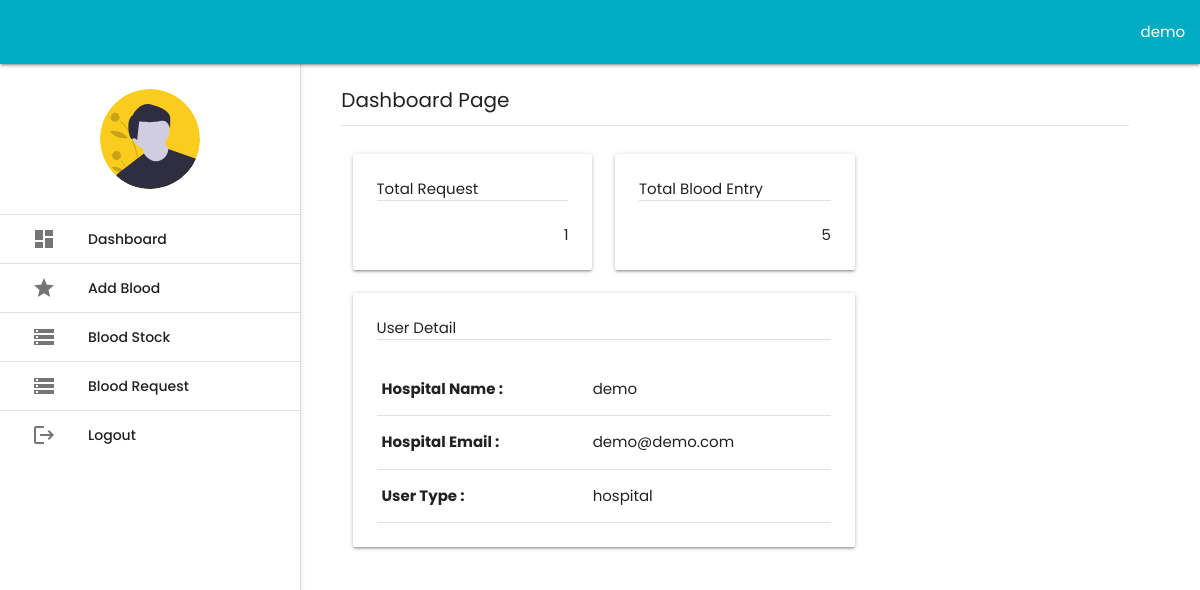
The app's page /hospital/home.php (signed in) with its own data.
### tables this page shows
CREATE TABLE `tbl_hospital` (
  `userID` int(11) NOT NULL,
  `hospitalName` varchar(100) NOT NULL,
  `userEmail` varchar(100) NOT NULL,
  `userPass` varchar(100) NOT NULL,
  `userType` varchar(100) NOT NULL,
  `userStatus` enum('Y','N') NOT NULL DEFAULT 'N',
  `tokenCode` varchar(100) NOT NULL
);

### hospital/php/handeler.php (called while the page is built, shortened)
<?php
class HOSPITAL
{
 private $conn;
 public function __construct()
 {
  $database = new Database();
  $db = $database->dbConnection();
  $this->conn = $db;
}
 public function runQuery($sql)
 {
  $stmt = $this->conn->prepare($sql);
  return $stmt;
 }
}

### hospital/home.php (the view, shortened to what this page needs)
<?php
require_once './php/handeler.php';
$user_home = new HOSPITAL();
$stmt = $user_home->runQuery("SELECT * FROM tbl_hospital WHERE userID=:uid");
$stmt->execute(array(":uid"=>$_SESSION['hospitalSession']));
$row = $stmt->fetch(PDO::FETCH_ASSOC);
$sql = $user_home->runQuery("SELECT * FROM blood_request");
$sql->execute();
$total_blood_request = $sql->rowCount();
$sql1 = $user_home->runQuery("SELECT * FROM blood_doner_record");
$sql1->execute();
$total_doner_record = $sql1->rowCount();
?>
<!DOCTYPE html>
<html lang="en" >
<head>
  <link rel='stylesheet' href='https://cdnjs.cloudflare.com/ajax/libs/materialize/1.0.0/css/materialize.min.css'>
<link rel='stylesheet' href='https://fonts.googleapis.com/icon?family=Material+Icons|Poppins'><link rel="stylesheet" href="./style.css">
<link rel="stylesheet" href="./css/dashboard.css">
</head>
<body>
<!DOCTYPE html>
<html lang="en">
<head>
</head>
<body>
	<div class="navbar-fixed">
		<nav class="colored">
		    <div class="nav-wrapper">
		      	<ul class="right hide-on-med-and-down">
		        	<li><a class="dropdown-trigger" href="#!" data-target="dropdown1"><?php echo $row['hospitalName']; ?></a></li>
			    </ul>
		    </div>
		</nav>
	</div>
	<div class="row">
		<div class="col s12 m12 l3">
			<ul id="slide-out" class="sidenav sidenav-fixed sidebar-clear-parent">
				<li class="img-thumb valign-wrapper">
					<img src="./img/avatar.svg" class="circle" alt="" height="100px">
				</li>
				<li class="bordered"><a class="waves-effect" href="home.php"><i class="material-icons">dashboard</i>Dashboard</a></li>
				<li class="bordered"><a class="waves-effect" href="addBlood.php"><i class="material-icons">star</i>Add Blood</a></li>
				<li class="bordered"><a class="waves-effect" href="bloodStock.php"><i class="material-icons">storage</i>Blood Stock</a></li>
				<li class="bordered"><a class="waves-effect" href="bloodRequest.php"><i class="material-icons">storage</i>Blood Request</a></li>
				<li class="bordered"><a tabindex="-1" href="./php/logout.php" class="waves-effect"><i class="material-icons">logout</i>Logout</a></li>
			</ul>
		</div>
		<div class="container admin-content">
			<div class="col s12 m12 l9 offset-l3">
				<div class="hero-title">Dashboard Page</div>
				<div class="divider"></div>
				<div class="admin-content">
					<div class="col s12 m12 l4">
						<div class="card">
							<div class="card-content">
								<p>Total Request</p>
								<div class="divider"></div>
								<br>
								<div class="right-align">
									<p><?php echo $total_blood_request ?></p>
								</div>
							</div>
						</div>
					</div>
                    <div class="col s12 m12 l4">
						<div class="card">
							<div class="card-content">
								<p>Total Blood Entry</p>
								<div class="divider"></div>
								<br>
								<div class="right-align">
									<p><?php echo $total_doner_record ?></p>
								</div>
							</div>
						</div>
					</div>
                    <div class="col s12 m12 l8">
						<div class="card">
							<div class="card-content">
								<p>User Detail</p>
								<div class="divider"></div>
								<br>
								<div class="right-align">
									<table>
									<tr>
									<th>Hospital Name :</th>
									<td><?php echo $row['hospitalName']; ?></td>
									</tr>
									<tr>
									<th>Hospital Email :</th>
									<td><?php echo $row['userEmail']; ?></td>
									</tr>
									<tr>
									<th>User Type :</th>
									<td><?php echo $row['userType']; ?></td>
									</tr>
									</table>
								</div>
							</div>
						</div>
					</div>
				</div>
			</div>
		</div>
	</div>
</body>
</html>
</body>
</html>

### hospital/css/style.css (style rules this page uses)
* { padding:0; margin:0; box-sizing:border-box; font-family:'Poppins', sans-serif; }

### hospital/css/dashboard.css (style rules this page uses)
body,html { font-family: "Poppins"; margin: 0; padding: 0; }
.colored { background-color: #00acc1; }
.navbar-fixed { z-index: 9999; }
.bordered { border-top: 1px solid #E0E0E0; }
.img-thumb { height: 150px; justify-content: center; background-position: center; background-repeat: no-repeat; background-size:100px; }
.admin-content { margin-top: 20px; text-align: justify; z-index: -2; }
.hero-title { font-size: 20px; margin-bottom: 10px; }
@media only screen and (min-width: 1100px) { .container { width: 90% !important; } }

### records on screen
tbl_hospital: hospitalName "demo", userEmail "demo@demo.com", userType "hospital"

### other values on screen
$total_blood_request "1"
$total_doner_record "5"
